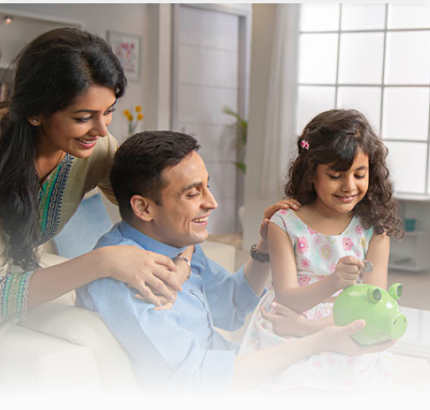
#> input picture src/assets/figma/hero-family.png, 430 x 410 px, given in place of Default.png, which was not available
$ python extract-assets.py
#> lines starting #> are read from the running program, lines starting #| are printed output that depends on the picture; after the words box and inside, x2 and y2 are one past the last pixel; in counts of white or black regions, pixels touching at a corner belong together; pictures that were not available may be replaced by others from this repository, and a replacement may not be noted
"""Crop the real assets out of the exported Figma frames.

The export is 1x and frame-exact, so crop boxes come straight from the
Figma coordinates. Section exports (Active Liveness, E-Nach) contain
several 430px frames on a tinted background; those are sliced first.
"""
import os
import numpy as np
from PIL import Image

SRC = "/home/claude/assets_in"
OUT = "/home/claude/pcg-loan-topup/src/assets/figma"
os.makedirs(OUT, exist_ok=True)


def load(path):
#> called with path = 'Number + OTP/Default.png'
    im = Image.open(os.path.join(SRC, path)).convert("RGBA")
    flat = Image.new("RGBA", im.size, (255, 255, 255, 255))
#> flat: PIL image 430x410 RGBA; every value is 255
    flat.alpha_composite(im)
    return flat.convert("RGB")
#> returned value is the input picture: PIL image 430x410 RGB; mean R, G, B 171.7, 163.7, 158.1


def trim(im, tol=14):
    """Trim uniform border colour, sampled from the four corners."""
#> called with tol = 14
    a = np.array(im).astype(int)
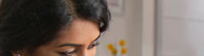
#> a: shape (56, 204, 3) int64; mean R, G, B 114.3, 101.1, 93.3
    corners = np.array(
        [a[0, 0], a[0, -1], a[-1, 0], a[-1, -1]]
    )
#> corners = [[94, 85, 72], [203, 199, 203], [35, 27, 22], [180, 177, 179]]
    bg = np.median(corners, axis=0)
#> bg = [137, 131, 125.5]
    mask = np.abs(a - bg).sum(2) > tol
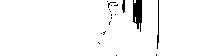
#> mask: shape (56, 204) bool; 97% white; 18 black regions (15 under 20 px), largest, box (x1, y1, x2, y2) and area: (133, 0, 142, 32) 217, (157, 0, 159, 49) 57, (122, 0, 125, 13) 31
    if not mask.any():
        return im
    ys, xs = np.where(mask)
#> ys = 11077 values from 0 to 55; xs = 11077 values, max 203 at index 193, min 0 at index 0, mean 100.4
    return im.crop((xs.min(), ys.min(), xs.max() + 1, ys.max() + 1))
#> returned value: PIL image 204x56 RGB


def save(im, name):
#> called with name = 'acme-logo.png'
    p = os.path.join(OUT, name)
    im.save(p, optimize=True)
    print(f"{im.size[0]:>4}x{im.size[1]:<4} {name}")
#|  204x56   acme-logo.png


def slice_section(path, xs, top, height=932):
    im = load(path)
    return [im.crop((x, top, x + 430, top + height)) for x in xs]


# ---- shared chrome ------------------------------------------------------
landing = load("Number + OTP/Default.png")
save(trim(landing.crop((16, 66, 220, 122))), "acme-logo.png")
save(trim(landing.crop((130, 862, 300, 902))), "perfios-logo.png")
#> in trim (call 2), `a = np.array(im).astype(int)`: a: shape (40, 170, 3) int64; every value is 0
#> in trim (call 2), `mask = np.abs(a - bg).sum(2) > tol`: mask: shape (40, 170) bool; every value is 0
#|  170x40   perfios-logo.png

# Landing hero. In Figma the image sits at x=-48 w=526; only 0..430 is
# ever visible, so the visible band is what we keep.
save(landing.crop((0, 122, 430, 532)), "hero-family.png")
#> call 3 of save, with name = 'hero-family.png'
#> in save (call 3), `im.save(p, optimize=True)`:
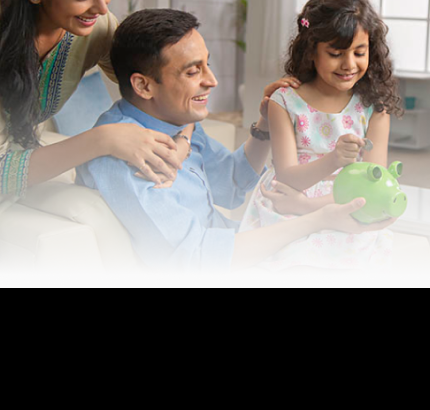
#> saved as hero-family.png: PIL image 430x410 RGB; mean R, G, B 121.8, 115.9, 111.4
#|  430x410  hero-family.png

# ---- offer illustration ------------------------------------------------
save(trim(load("Offer Screen.png").crop((24, 272, 406, 566))), "offer-illustration.png")
#> call 2 of load, with path = 'Offer Screen.png'
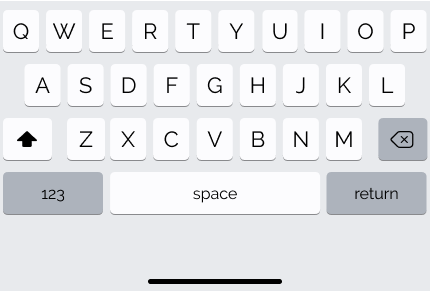
#> input picture src/assets/figma/ios-keyboard.png, 430 x 291 px, given in place of Offer Screen.png, which was not available
#> in load (call 2), `flat = Image.new("RGBA", im.size, (255, 255, 255, 255))`: flat: PIL image 430x291 RGBA; every value is 255
#> in load, returned value is the input picture: PIL image 430x291 RGB; mean R, G, B 228.9, 230.4, 233.4
#> call 3 of trim, with tol = 14
#> in trim (call 3), `a = np.array(im).astype(int)`:
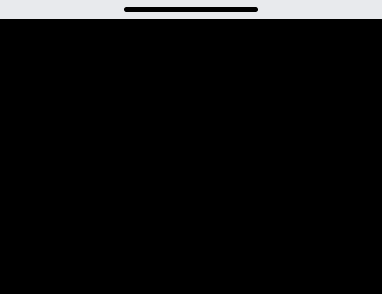
#> a: shape (294, 382, 3) int64; mean R, G, B 13.6, 13.7, 13.9
#> in trim (call 3), `corners = np.array( [a[0, 0], a[0, -1], a[-1, 0], a[-1, -1]] )`: corners = [[232, 234, 237], [232, 234, 237], [0, 0, 0], [0, 0, 0]]
#> in trim (call 3), `bg = np.median(corners, axis=0)`: bg = [116, 117, 118.5]
#> in trim (call 3), `mask = np.abs(a - bg).sum(2) > tol`: mask: shape (294, 382) bool; every value is 1
#|  382x294  offer-illustration.png

# ---- outcome marks -----------------------------------------------------
save(trim(load("Congratulations.png").crop((140, 195, 290, 295))), "mark-rupee.png")
#> call 4 of trim, with tol = 14
#> in trim (call 4), `a = np.array(im).astype(int)`:
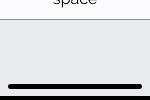
#> a: shape (100, 150, 3) int64; mean R, G, B 214.3, 215.7, 218.3
#> in trim (call 4), `corners = np.array( [a[0, 0], a[0, -1], a[-1, 0], a[-1, -1]] )`: corners = [[252, 252, 254], [252, 252, 254], [0, 0, 0], [0, 0, 0]]
#> in trim (call 4), `bg = np.median(corners, axis=0)`: bg = [126, 126, 127]
#> in trim (call 4), `mask = np.abs(a - bg).sum(2) > tol`:
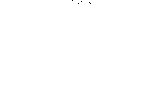
#> mask: shape (100, 150) bool; 100% white; black in thin lines or dots, all inside (x1, y1, x2, y2) = (72, 0, 91, 4)
#> in trim (call 4), `ys, xs = np.where(mask)`: ys = 14995 values from 0 to 99; xs = 14995 values, max 149 at index 148, min 0 at index 0, mean 74.5
#|  150x100  mark-rupee.png
save(trim(load("Congratulations 9.png").crop((140, 175, 290, 305))), "mark-success.png")
#> (the run stopped early here; a loop or call above may not have finished)
